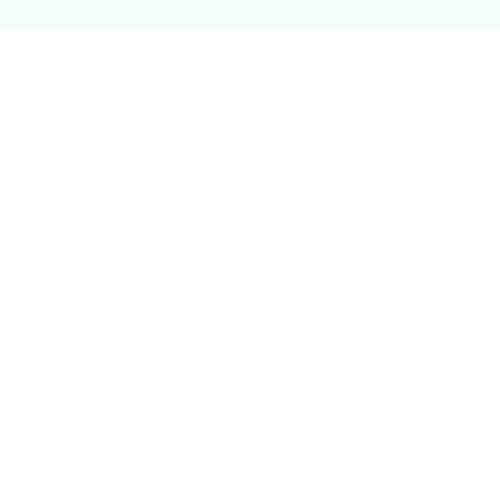
Frame 1 (no input)
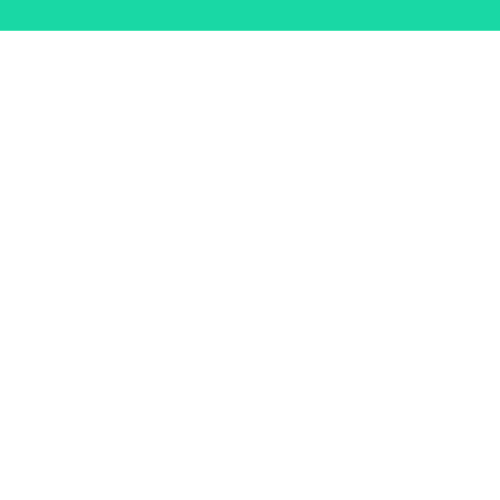
Frame 60 (the mouse pressed at the canvas centre just before this capture)
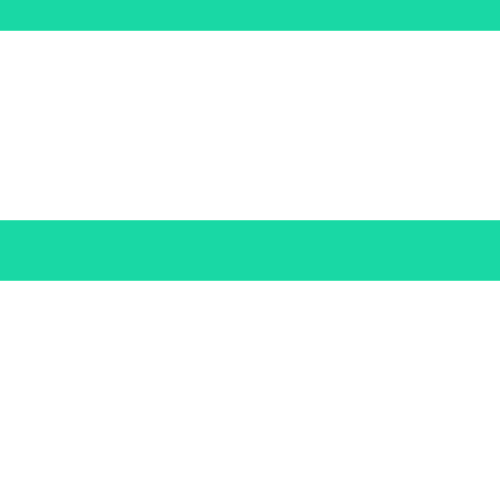
Frame 120 (the mouse held since frame 60 and released just before this capture)

The Processing sketch that drew these frames (run headless with seeded random() and noise(); from frame 60 on, the mouse is pressed at the canvas centre):

// Processing sketch: przyklad9
// ── przyklad9.pde
void setup()
{
size(500, 500);
background(255);
strokeWeight(60);
stroke(0,202,156, 10);
frameRate(30);
}
void draw()
{
line(0, mouseX,   500, mouseY);
}
